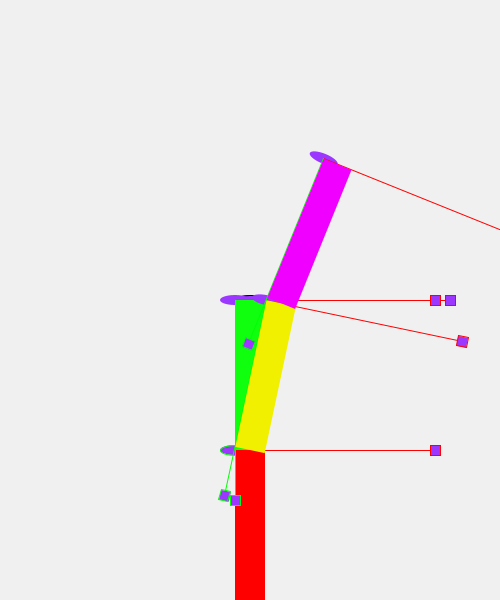
Frame 1 (no input)
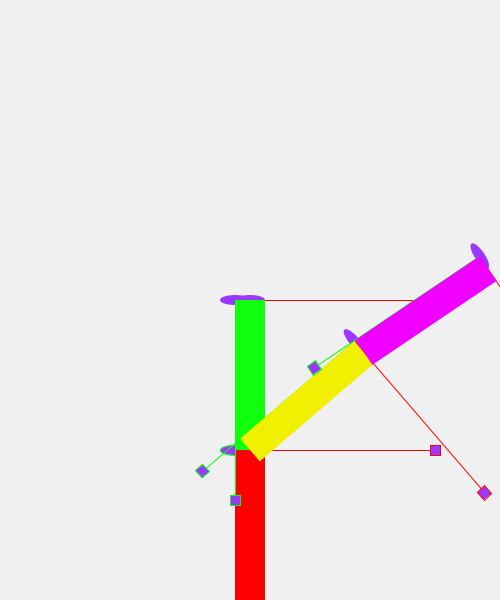
Frame 60 (the mouse pressed at the canvas centre just before this capture)
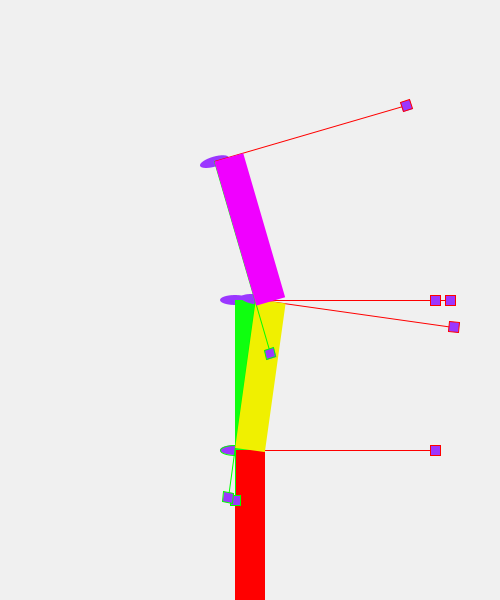
Frame 120 (the mouse held since frame 60 and released just before this capture)

The Processing sketch that drew these frames (run headless with seeded random() and noise(); from frame 60 on, the mouse is pressed at the canvas centre):

// Processing sketch: sketch_023
// ── sketch_023.pde
float w = 30;
float h = 150;

void drawbar(int c) {
    noStroke ();
    fill (c);
    rect (0,0,w,h);
}

void drawAxis() {
  fill (155,55,255); ellipseMode (CENTER); ellipse(0,0,30,10);

  stroke (0xFFFF0000);
  line (0,0,200,0);
  rect (200-5, -5, 10, 10);
  
  stroke (0xFF00FF00);
  line (0,0,0,200);
  rect (-5,200-5,10,10);
}

void setup() {
  size (500, 600);
}

void draw () {
  background (0xFFf0f0f0);
  translate (width/2, height/2);
  drawAxis();

  translate (-w/2, height/2 - h);
  drawAxis();
  drawbar(0xFFFF0000);

  translate (w/2, 0);
  translate (0, -h);
  translate (-w/2, 0);
  drawAxis();
  drawbar (0xFF0fFF0f);
  
  translate (w/2, h);
  rotate(radians(50 * sin(TWO_PI/5000 * millis())));
  translate (0, -h);
  translate (-w/2, 0);
  drawAxis();
  drawbar(0xFFF0F000);

  translate (w/2, 0);
  rotate(radians(25*sin(TWO_PI/3000. * millis())));
  translate (0, -h);
  translate (-w/2, 0);
  drawAxis();
  drawbar(0xFFF000FF);
}
